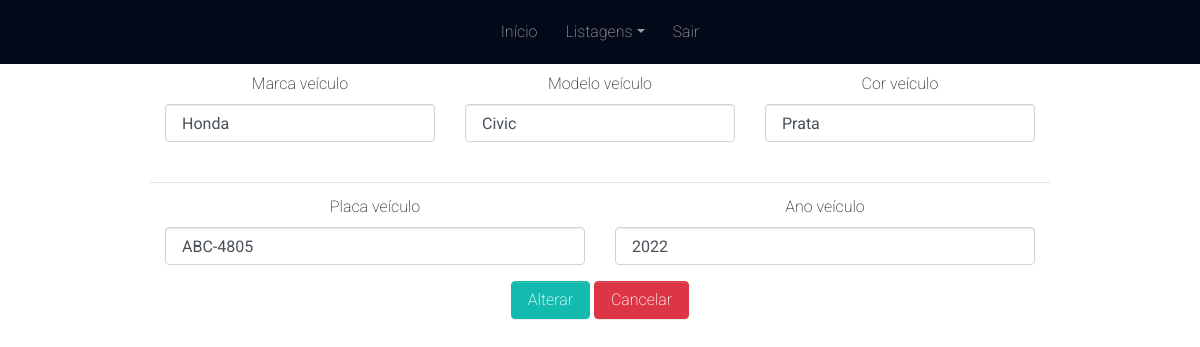
Page /adm/veiculoalterar.php?codveiculo=1 (signed in) on the committed database.
### tables this page shows
CREATE TABLE IF NOT EXISTS `veiculo` (
  `Id_Veiculo` int NOT NULL AUTO_INCREMENT,
  `Marca_veiculo` varchar(100) NOT NULL,
  `Modelo_veiculo` varchar(100) NOT NULL,
  `Cor_veiculo` varchar(100) NOT NULL,
  `Ano_veiculo` varchar(11) NOT NULL,
  `Placa_veiculo` varchar(8) NOT NULL,
  `Id_cliente` int NOT NULL,
  PRIMARY KEY (`Id_Veiculo`),
  KEY `Id_cliente` (`Id_cliente`)
);

### adm/veiculoalterar.php (the view, shortened to what this page needs)
<!DOCTYPE html>
<html>
<head>
    <link rel="stylesheet" href="../oficina.css" />
    <link rel="stylesheet" href="https://cdnjs.cloudflare.com/ajax/libs/font-awesome/4.7.0/css/font-awesome.min.css" type="text/css" />
</head>
<body class="text-center">
    <?php
    require("../conexao/conexao.php");
    $Id_Veiculo = $_GET['codveiculo'];
    $comandoSQL = "SELECT * FROM veiculo WHERE Id_Veiculo = " .$Id_Veiculo;
    $sqlCodigo = mysqli_query($con, $comandoSQL);
    $dadosveiculo = mysqli_fetch_assoc($sqlCodigo);
    ?>
    <nav class="navbar navbar-expand-md fixed-top bg-dark navbar-dark">
        <div class="container">
            <div class="collapse navbar-collapse justify-content-center" id="navbar2SupportedContent">
                <ul class="navbar-nav">
                    <li class="nav-item">
                        <a class="nav-link" href="index.php">Início</a>
                    </li>
                    <li class="nav-item dropdown mx-2">
                        <a class="nav-link dropdown-toggle" href="#" id="navbarDropdownMenuLink" data-toggle="dropdown" aria-haspopup="true" aria-expanded="false">Listagens</a>
                    </li>
                    <li class="nav-item">
                        <a class="nav-link" href="sair.php">Sair</a>
                    </li>
                </ul>
            </div>
        </div>
    </nav>
    <div class="py-5">
        <div class="container">
            <div class="row">
                <div class="col-lg-12">
                    <form method="POST" action="altveiculo.php">
                        <div class="row">
                            <div class="col-md-4">
                                <div class="form-group">
                                    <label>Marca veículo</label>
                                    <input type="text" name="marca" class="form-control" required="" value="<?php echo "$dadosveiculo[Marca_veiculo]"; ?>" />
                                </div>
                            </div>
                            <div class="col-md-4">
                                <div class="form-group">
                                    <label>Modelo veículo</label>
                                    <input type="Text" name="modelo" class="form-control" required="" value="<?php echo "$dadosveiculo[Modelo_veiculo]"; ?>" />
                                </div>
                            </div>
                            <div class="col-md-4">
                                <div class="form-group">
                                    <label>Cor veículo</label>
                                    <input type="Text" name="cor" class="form-control" required="" value="<?php echo "$dadosveiculo[Cor_veiculo]"; ?>" />
                                </div>
                            </div>
                        </div>
                        <hr class="mb-2" />
                        <div class="row">
                            <div class="col-md-6">
                                <div class="form-group">
                                    <label>Placa veículo</label>
                                    <input class="form-control" name="placa" type="text" required="" value="<?php echo "$dadosveiculo[Placa_veiculo]"; ?>" />
                                </div>
                            </div>
                            <div class="col-md-6">
                                <div class="form-group">
                                    <label>Ano veículo</label>
                                    <input class="form-control" name="ano" type="text" required="" size="10" maxlength="9" value="<?php echo "$dadosveiculo[Ano_veiculo]"; ?>" />
                                </div>
                            </div>
                        </div>
                        <button type="submit" class="btn btn-primary">Alterar</button>
                        <button type="button" class="btn btn-danger" onclick="javascript:window.history.go(-1)">Cancelar</button>
                    </form>
                </div>
            </div>
        </div>
    </div>
</body>
</html>

### rows in the picture
veiculo: marca "Honda", modelo "Civic", cor "Prata", placa "ABC-4805", ano "2022"
